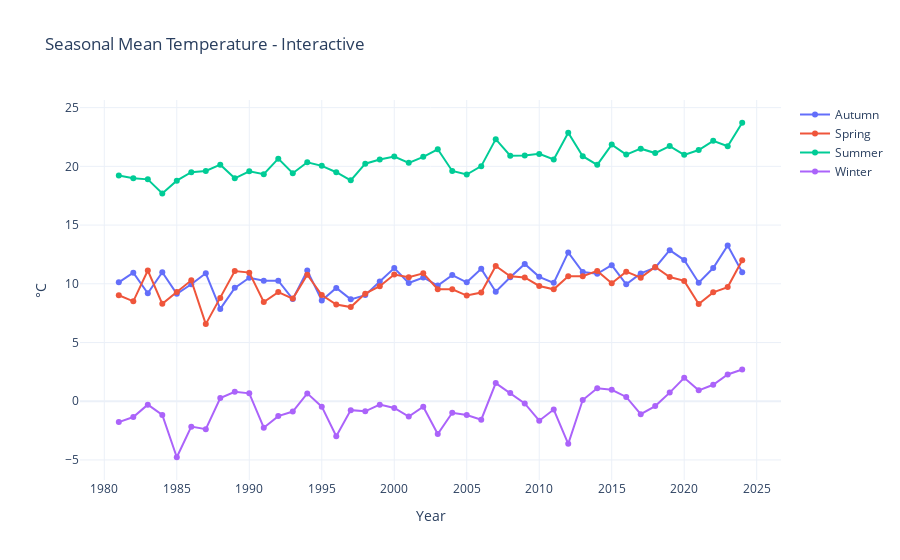

Notebook code for this chart:
### Code cell
import plotly.graph_objects as go

fig = go.Figure()

for season in seasonal_means.columns:
    fig.add_trace(go.Scatter(
        x=seasonal_means.index,
        y=seasonal_means[season],
        mode='lines+markers',
        name=season
    ))

fig.update_layout(
    title="Seasonal Mean Temperature - Interactive",
    xaxis_title="Year",
    yaxis_title="°C",
    template="plotly_white"
)
fig.show()
